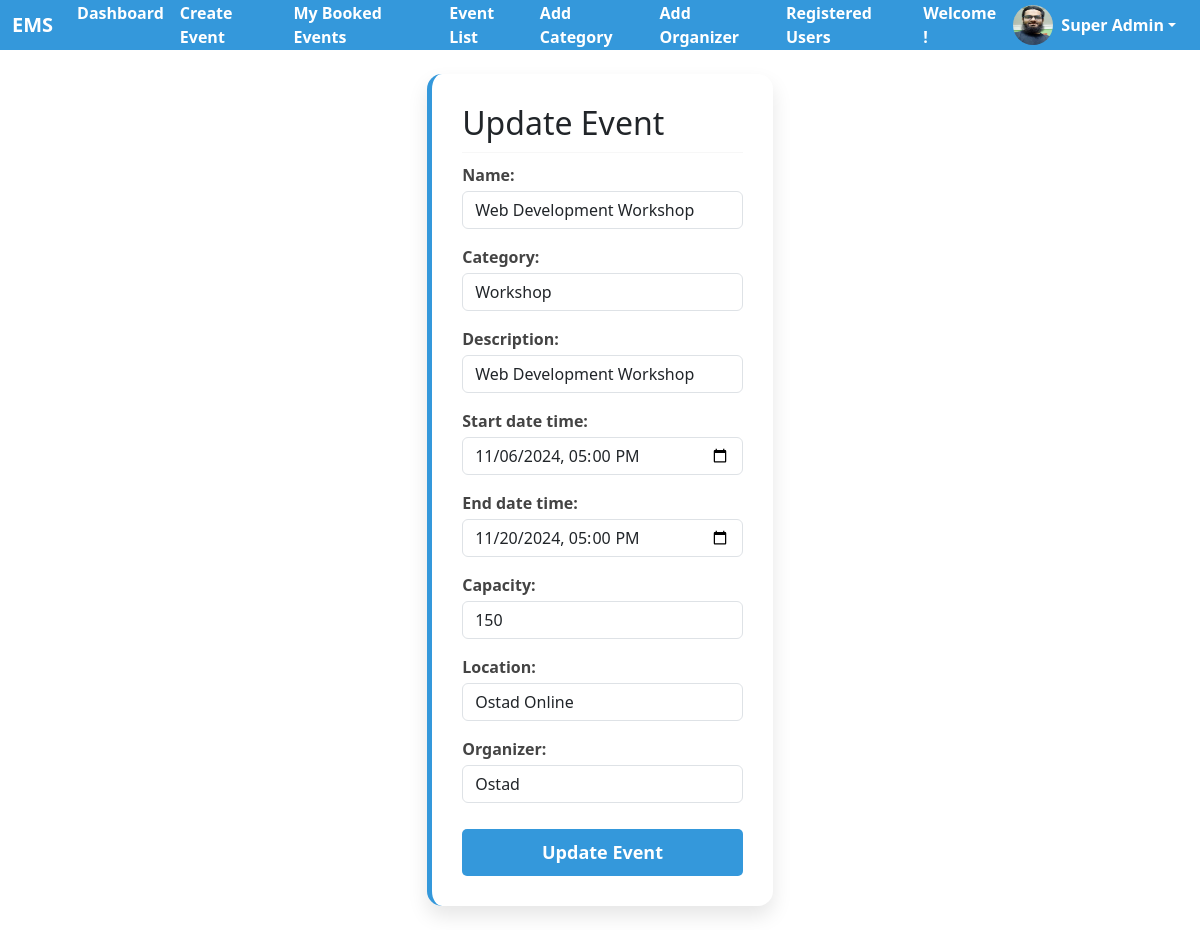
The page /event/update/2/ (signed in) on the database its author committed.
### registration/models.py (models this page shows, shortened)
class CustomUser(AbstractUser):
    phone = models.CharField(max_length=15, blank=True, null=True)
    address = models.CharField(max_length=100, blank=True, null=True)
    photo = models.ImageField(upload_to='profile_photos/', blank=True, null=True)

### event_app/models.py (models this page shows, shortened)
class EventApp(models.Model):
    name = models.CharField(max_length=255)
    category = models.ForeignKey(Category, on_delete=models.CASCADE)
    location = models.CharField(max_length=255)
    description = models.CharField(max_length=150)
    start_date_time = models.DateTimeField()
    end_date_time = models.DateTimeField()
    created_at = models.DateTimeField(auto_now_add=True)
    capacity = models.IntegerField()
    creator = models.ForeignKey(settings.AUTH_USER_MODEL, on_delete=models.CASCADE)
    organizer = models.ForeignKey('organizer.Organizer', on_delete=models.CASCADE, null=True, blank=True)

### category/models.py (models this page shows)
class Category(models.Model):
    name = models.CharField(max_length=50, unique=True)
    description = models.CharField(max_length=100, blank=True, null=True)
    def __str__(self):
        return self.name

### organizer/models.py (models this page shows)
class Organizer(models.Model):
    name = models.CharField(max_length=50, unique=True)
    description = models.CharField(max_length=100, blank=True, null=True)
    def __str__(self):
        return self.name

### event_app/views.py (the view)
# urls.py: path('update/<int:event_id>/', views.update_event, name='update_event'),
@login_required
def update_event(request, event_id):
    event = get_object_or_404(EventApp, id=event_id)
    if event.creator != request.user and not request.user.is_staff:
        return HttpResponseForbidden("You cannot edit this event")
    if request.method == 'POST':
        form = EventAppForm(request.POST, instance=event)
        if form.is_valid():
            start_date_time = form.cleaned_data['start_date_time']
            if start_date_time.tzinfo is None:          # Check if it's naive
                event.start_date_time = timezone.make_aware(start_date_time, timezone=pytz.timezone('Asia/Dhaka'))
            else:
                event.start_date_time = start_date_time  # It's already aware
            event.save()
            return redirect('event_list')
    else:
        form = EventAppForm(instance=event)
    return render(request, 'event_app/update_event.html', {'form': form, 'event': event})

### event_app/templates/event_app/update_event.html (shortened to what this page needs)
{% extends 'base.html' %}
{% block content %}
<div class="form-container">
    <h2>Update Event</h2>
    <hr>
    <form method="POST">
        {{ form.as_p }}
        <button type="submit">Update Event</button>
    </form>
</div>
{% endblock %}

### templates/top_nav.html (shortened to what this page needs)
<nav class="navbar navbar-expand-lg navbar-light bg-primary">
    <div class="container-fluid">
        <a class="navbar-brand fw-bold text-white" href="#">EMS</a>
        <ul class="navbar-nav me-auto mb-2 mb-lg-0">
            {% if user.is_authenticated %}
            <li class="nav-item">
                <a class="nav-link" href="{% url 'dashboard' %}">Dashboard</a>
            </li>
            <li class="nav-item">
                <a class="nav-link" href="{% url 'create_event' %}">Create Event</a>
            </li>
            <li class="nav-item">
                <a class="nav-link" href="{% url 'booked_events' %}">My Booked Events</a>
            </li>
            {% endif %}
            <li class="nav-item">
                <a class="nav-link" href="{% url 'event_list' %}">Event List</a>
            </li>
            {% if user.is_superuser %}
            <li class="nav-item">
                <a class="nav-link" href="{% url 'add_category' %}">Add Category</a>
            </li>
            <li class="nav-item">
                <a class="nav-link" href="{% url 'add_organizer' %}">Add Organizer</a>
            </li>
            <li class="nav-item">
                <a class="nav-link" href="{% url 'register_user_list' %}">Registered Users</a>
            </li>
            {% endif %}
        </ul>
        <div class="d-flex align-items-center">
            {% if user.is_authenticated %}
            <strong class="text-white" style="margin-right: 5px;">Welcome !</strong>
                <div class="dropdown">
                    <a class="btn btn-outline-secondary dropdown-toggle d-flex align-items-center" href="#" role="button" id="dropdownUserMenu" data-bs-toggle="dropdown" aria-expanded="false">
                        {% if user.photo %}
                            <img src="{{ user.photo.url }}" alt="Profile Photo" class="rounded-circle me-2" style="width: 40px; height: 40px;">
                        {% else %}
                            <i class="bi bi-person-circle profile-icon me-2"></i>
                        {% endif %}
                        <strong>{{ user.first_name }}</strong>
                    </a>
                </div>
            {% endif %}
        </div>
    </div>
</nav>

### static/css/base.css (style rules this page uses)
.bg-primary { background-color: #3498db !important; }
.navbar { height: 50px; transition: all 0.3s; }
.nav-link { font-size: 1.0rem; font-weight: bold; color: #fff; transition: all 0.3s; }
.btn-outline-secondary { color: #ffffff; --bs-btn-border-color: none; --bs-btn-hover-color: #fff; --bs-btn-hover-bg: #16a586; --bs-btn-hover-border-color: primary; --bs-btn-active-color: #fff; --bs-btn-active-bg: #16a586;; --bs-btn-active-border-color: #fff; }

### static/css/form_style.css (style rules this page uses)
.form-container { background-color: #fff; padding: 30px; border-radius: 15px; box-shadow: 0 10px 20px rgba(0, 0, 0, 0.1); max-width: 30%; width: 100%; margin: 0 auto; border-left: 5px solid #3498db; }
hr { margin: 10px 0; border: 0; border-top: 1px solid #ddd; }
label { font-weight: bold; color: #444; display: block; margin-bottom: 4px; }
button[type="submit"] { width: 100%; padding: 10px; background-color: #3498db; color: white; border: none; border-radius: 5px; font-size: 18px; cursor: pointer; margin-top: 10px; font-weight: bold; transition: background-color 0.3s ease; }

### rows shown on the page
CustomUser: photo (picture), first_name "Super Admin"
EventApp: name "Web Development Workshop", category "Workshop", description "Web Development Workshop", start_date_time "11/06/2024 17:00", end_date_time "11/20/2024 17:00", capacity "150", location "Ostad Online", organizer "Ostad"
